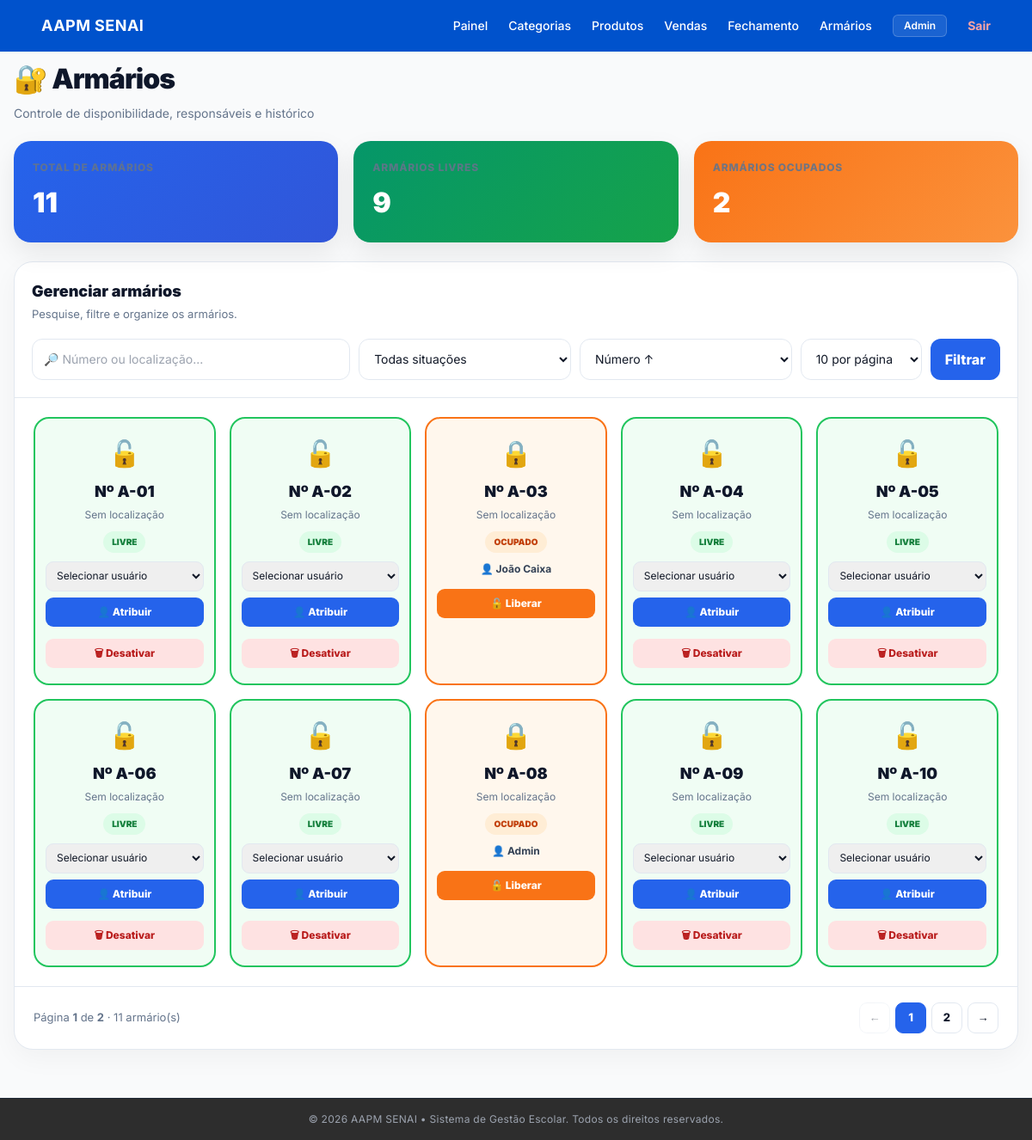
Screenshot of /armarios/ (signed in) with the database file from the repository.
### app/models/armario_model.py (models this page shows)
class Armario(Base):
    __tablename__ = "armarios"
    id           = Column(Integer, primary_key=True, autoincrement=True, index=True)
    numero       = Column(String(20), nullable=False, unique=True, index=True)
    localizacao  = Column(String(100), nullable=True)
    ocupado      = Column(Boolean, default=False)
    ativo        = Column(Boolean, default=True)
    usuario_id   = Column(Integer, ForeignKey("usuarios.id", ondelete="SET NULL"), nullable=True)
    usuario      = relationship("Usuario", foreign_keys=[usuario_id])
    atribuido_em = Column(DateTime, nullable=True)
    criado_em    = Column(DateTime, server_default=func.now())
    historico    = relationship("ArmarioHistorico", back_populates="armario", cascade="all, delete-orphan")

### app/models/user_model.py (models this page shows)
class Usuario(Base):
    __tablename__ = "usuarios"
    id = Column(
        Integer,
        primary_key=True,
        autoincrement=True
    )
    nome = Column(
        String(100),
        nullable=False
    )
    email = Column(
        String(150),
        unique=True,
        nullable=False
    )
    hashed_password = Column(
        String(255),
        nullable=False
    )
    role = Column(
        String(20),
        default="operador"
    )
    ativo = Column(
        Boolean,
        default=True
    )
    criado_em = Column(
        DateTime,
        server_default=func.now()
    )

### app/controllers/armario_controller.py (the view)
@router.get("/")
def listar(
    request: Request,
    busca: str = "",
    situacao: str = "",
    ordenar: str = "numero_asc",
    pagina: int = 1,
    por_pagina: int = 10,
    payload=Depends(get_current_user),
    db: Session = Depends(get_db)
):
    usuario = _obj(payload)
    if pagina < 1:
        pagina = 1
    if por_pagina not in [5, 10, 20, 50]:
        por_pagina = 10
    query = (
        db.query(Armario)
        .filter(Armario.ativo == True)
    )
    if busca:
        query = query.filter(
            or_(
                Armario.numero.ilike(f"%{busca}%"),
                Armario.localizacao.ilike(f"%{busca}%")
            )
        )
    if situacao == "livre":
        query = query.filter(
            Armario.ocupado == False
        )
    elif situacao == "ocupado":
        query = query.filter(
            Armario.ocupado == True
        )
    if ordenar == "numero_desc":
        query = query.order_by(
            Armario.numero.desc()
        )
    elif ordenar == "localizacao":
        query = query.order_by(
            Armario.localizacao.asc()
        )
    elif ordenar == "ocupados":
        query = query.order_by(
            Armario.ocupado.desc(),
            Armario.numero.asc()
        )
    elif ordenar == "livres":
        query = query.order_by(
            Armario.ocupado.asc(),
            Armario.numero.asc()
        )
    else:
        query = query.order_by(
            Armario.numero.asc()
        )
    total_armarios = query.count()
    total_paginas = max(
        1,
        (total_armarios + por_pagina - 1)
        // por_pagina
    )
    if pagina > total_paginas:
        pagina = total_paginas
    offset = (pagina - 1) * por_pagina
    armarios = (
        query
        .offset(offset)
        .limit(por_pagina)
        .all()
    )
    usuarios = (
        db.query(Usuario)
        .filter(
            Usuario.ativo == True
        )
        .order_by(
            Usuario.nome.asc()
        )
        .all()
    )
    total = (
        db.query(Armario)
        .filter(
            Armario.ativo == True
        )
        .count()
    )
    ocupados = (
        db.query(Armario)
        .filter(
            Armario.ativo == True,
            Armario.ocupado == True
        )
        .count()
    )
    livres = total - ocupados
    return templates.TemplateResponse(
        request=request,
        name="armarios/index.html",
        context={
            "request": request,
            "usuario": usuario,
            "armarios": armarios,
            "usuarios": usuarios,
            "total": total,
            "ocupados": ocupados,
            "livres": livres,
            "pagina": pagina,
            "por_pagina": por_pagina,
            "total_armarios": total_armarios,
            "total_paginas": total_paginas,
            "busca": busca,
            "situacao": situacao,
            "ordenar": ordenar,
        }
    )

### app/templates/armarios/index.html (shortened to what this page needs)
{% extends "base.html" %}
{% block conteudo %}
<div class="wrapper">
    <div class="top">
        <div>
            <div class="title">🔐 Armários</div>
            <div class="subtitle">
                Controle de disponibilidade, responsáveis e histórico
            </div>
        </div>
    </div>
    <div class="stats">
        <div class="stat blue">
            <div class="stat-label">
            </div>
            <div class="stat-number">
                {{ total }}
            </div>
        </div>
        <div class="stat green">
            <div class="stat-label">
            </div>
            <div class="stat-number">
                {{ livres }}
            </div>
        </div>
        <div class="stat orange">
            <div class="stat-label">
                Armários ocupados
            </div>
            <div class="stat-number">
                {{ ocupados }}
            </div>
        </div>
    </div>
    <div class="panel">
        <div class="panel-header">
            <div class="panel-title">
                Gerenciar armários
            </div>
            <div class="panel-subtitle">
                Pesquise, filtre e organize os armários.
            </div>
            <form class="filters" method="get">
                <input
                    type="text"
                    name="busca"
                    placeholder="🔎 Número ou localização..."
                    value="{{ busca }}"
                >
                <select name="situacao">
                    <option value="">
                        Todas situações
                    </option>
                </select>
                <select name="ordenar">
                    <option value="numero_asc"
                        {% if ordenar == "numero_asc" %}selected{% endif %}>
                        Número ↑
                    </option>
                </select>
                <select name="por_pagina">
                    <option value="10"
                        {% if por_pagina == 10 %}selected{% endif %}>
                        10 por página
                    </option>
                </select>
                <button class="btn btn-primary" type="submit">
                    Filtrar
                </button>
            </form>
        </div>
        <div class="armarios">
            {% for a in armarios %}
            <div class="armario {% if a.ocupado %}ocupado{% else %}livre{% endif %}">
                <div class="armario-icon">
                    {% if a.ocupado %}
                        🔒
                    {% else %}
                        🔓
                    {% endif %}
                </div>
                <div class="armario-numero">
                    Nº {{ a.numero }}
                </div>
                <div class="armario-local">
                    {% if a.localizacao %}
                        📍 {{ a.localizacao }}
                    {% else %}
                        Sem localização
                    {% endif %}
                </div>
                {% if a.ocupado %}
                    <div class="status ocupado">
                        OCUPADO
                    </div>
                    <div class="responsavel">
                        👤
                        {% if a.usuario %}
                            {{ a.usuario.nome }}
                        {% else %}
                            Sem responsável
                        {% endif %}
                    </div>
                    <div class="armario-actions">
                        <form
                            action="/armarios/{{ a.id }}/liberar"
                            method="post"
                        >
                            <button
                                class="small-btn release"
                                type="submit"
                                onclick="return confirm('Liberar este armário?')"
                            >
                                🔓 Liberar
                            </button>
                        </form>
                    </div>
                {% else %}
                    <div class="status livre">
                        LIVRE
                    </div>
                    <form
                        class="assign-form"
                        action="/armarios/{{ a.id }}/atribuir"
                        method="post"
                    >
                        <select name="usuario_id" required>
                            <option value="">
                                Selecionar usuário
                            </option>
                        </select>
                        <button
                            class="small-btn assign"
                            type="submit"
                        >
                            👤 Atribuir
                        </button>
                    </form>
                <div class="armario-actions">
                    <form
                        action="/armarios/{{ a.id }}/desativar"
                        method="post"
                    >
                        <button
                            class="small-btn disable"
                            type="submit"
                            onclick="return confirm('Desativar este armário?')"
                        >
                            🗑 Desativar
                        </button>
                    </form>
                </div>
                {% endif %}
            </div>
            {% endfor %}
        </div>
        <div class="pagination">
            <div class="pagination-info">
                Página <strong>{{ pagina }}</strong>
                de <strong>{{ total_paginas }}</strong>
                · {{ total_armarios }} armário(s)
            </div>
            <div class="pages">
                {% if pagina > 1 %}
                <a
                    class="page"
                    href="/armarios/?pagina={{ pagina - 1 }}&por_pagina={{ por_pagina }}&busca={{ busca }}&situacao={{ situacao }}&ordenar={{ ordenar }}"
                >
                    ←
                </a>
                {% else %}
                <span class="page disabled">
                    ←
                </span>
                {% endif %}
                {% for p in range(1, total_paginas + 1) %}
                    {% if p == pagina %}
                    <span class="page active">
                        {{ p }}
                    </span>
                    {% else %}
                    <a
                        class="page"
                        href="/armarios/?pagina={{ p }}&por_pagina={{ por_pagina }}&busca={{ busca }}&situacao={{ situacao }}&ordenar={{ ordenar }}"
                    >
                        {{ p }}
                    </a>
                    {% endif %}
                {% endfor %}
                {% if pagina < total_paginas %}
                <a
                    class="page"
                    href="/armarios/?pagina={{ pagina + 1 }}&por_pagina={{ por_pagina }}&busca={{ busca }}&situacao={{ situacao }}&ordenar={{ ordenar }}"
                >
                    →
                </a>
                {% else %}
                <span class="page disabled">
                    →
                </span>
                {% endif %}
            </div>
        </div>
    </div>
</div>
{% endblock %}

### app/static/css/style.css (style rules this page uses)
:root { --blue: #0052cc; --blue-dark: #003f9e; --blue-light: #eaf2ff; --orange: #ff6a00; --orange-light: #fff1e8; --green: #16a34a; --green-light: #ecfdf3; --red: #dc2626; --red-light: #fef2f2; --bg: #f5f7fb; --surface: #ffffff; --text: #0f172a; --text-secondary: #334155; --muted: #64748b; --muted-light: #94a3b8; --border: #e5eaf1; --border-light: #eef2f7; --shadow-sm: 0 4px 15px rgba(15, 23, 42, .04); --shadow-md: 0 10px 30px rgba(15, 23, 42, .06); --shadow-lg: 0 20px 45px rgba(15, 23, 42, .10); --radius-sm: 10px; --radius-md: 14px; --radius-lg: 18px; --radius-xl: 22px; }
* { box-sizing: border-box; }
html { scroll-behavior: smooth; }
body { margin: 0; min-height: 100vh; font-family: Inter, Arial, sans-serif; color: var(--text); background: radial-gradient( circle at 10% 10%, rgba(0, 82, 204, .09), transparent 42% ), radial-gradient( circle at 90% 20%, rgba(255, 106, 0, .07), transparent 42% ), radial-gradient( circle at 50% 90%, rgba(0, 82, 204, .045), transparent 50% ), var(--bg); -webkit-font-smoothing: antialiased; text-rendering: optimizeLegibility; }
.stat-label { font-size: 11px; font-weight: 800; color: var(--muted); text-transform: uppercase; letter-spacing: .8px; }
.blue { background: var(--blue); }
.orange { background: var(--orange); }
.green { background: var(--green); }
button, a { -webkit-tap-highlight-color: transparent; }
button { font-family: inherit; }

### app/templates/base.html (style rules this page uses)
body { font-family: 'Inter', sans-serif; }

### rows the page displays
Armario: numero "A-01", shows "Sem localização"
Armario: numero "A-02", shows "Sem localização"
Armario: numero "A-03", shows "Sem localização", usuario.nome "João Caixa"
Armario: numero "A-04", shows "Sem localização"
Armario: numero "A-05", shows "Sem localização"
Armario: numero "A-06", shows "Sem localização"
Armario: numero "A-07", shows "Sem localização"
Armario: numero "A-08", shows "Sem localização", usuario.nome "Admin"
Armario: numero "A-09", shows "Sem localização"
Armario: numero "A-10", shows "Sem localização"

### other values shown
{{ usuario.nome }} "Admin"
{{ total }} "11"
{{ livres }} "9"
{{ ocupados }} "2"
{{ pagina }} "1"
{{ total_paginas }} "2"
{{ total_armarios }} "11"
{{ p }} "1"
{{ p }} "2"
